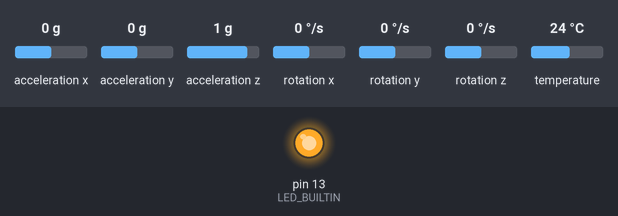
The sketch below on a simulated Arduino Uno, built with avr-gcc and run on an emulated ATmega328P. On the bench: output pins drawn as LEDs (lit = HIGH). Inputs (shaded band) come from the test bench; at power-on: acceleration x 0 g, acceleration y 0 g, acceleration z 1 g, rotation x 0 °/s, rotation y 0 °/s, rotation z 0 °/s, temperature 24 °C. What the sketch prints to the serial monitor is not drawn.

Above: at 1.2 s.
1.3 s: acceleration x set to -1.4 g
2.9 s: acceleration y set to -1.4 g
4.5 s: acceleration z set to -1.4 g
6.2 s: rotation x set to -192 °/s
Timing chart, 0 to 8.8 s (numbered marks = the images above; inputs shaded):
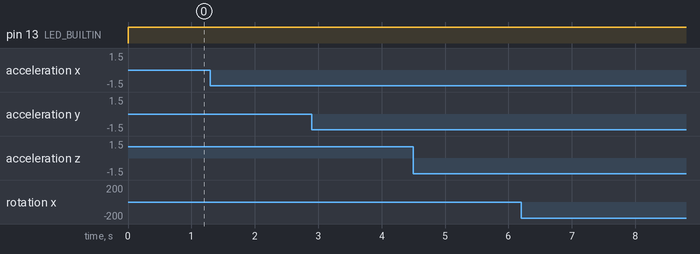

Measured:
- after the input at 1.3 s, every drawn part: stays the same
- after the input at 2.9 s, every drawn part: stays the same
- after the input at 4.5 s, every drawn part: stays the same
- after the input at 6.2 s, every drawn part: stays the same

The sketch:

seniorDesign2020_rev3.ino
```cpp
//******seniorDesignSp2021 Sensor Suite ON Board Sensor code*********
//Pupose: Using the AdaFruit Feather NRF5240 Sense board, the on board accelerometer/gryroscope (LSM6DS33) and the temperature sensors were manipulated to display
//specific readings. A red LED was indicated HIGH whenever the board was collecting data.
//REV3 inclusions: More commentary within the code, different method to gather on board sensor readings by creating an array

//--------------------------Variables and Libraries----------------------------------
#include <Adafruit_BMP280.h>
#include <LSM6.h>

Adafruit_BMP280 bmp280;   // Temperature Sensor
LSM6 lsm6ds33;   //Accelerometer and Gyroscope Sensor

float accel_x, accel_y, accel_z;
float gyro_x, gyro_y, gyro_z;
float temperature;

char report[80]; //Array of length 80

//--------------------------------SETUP-----------------------------------------------
void setup(void) {

  //Initialize LED
  pinMode(LED_BUILTIN, OUTPUT);

  //Set up serial communication
  Serial.begin(115200);
  while(!Serial)  //If the Serial console is not open, wait
    delay(10);

  //Initialization of sensors
  bmp280.begin(); //temperature sensor

  //Ensure that the gyroscope and accelerometer sensor has been detected
  //If not been detected, then wait for detection
  if(!lsm6ds33.init())
  {
    Serial.println("Failed to detect and initilize LSM6DS33!");
    while(1)
      delay(10);
  }
  lsm6ds33.enableDefault();


}

//-----------------------------------READING VALUES----------------------------------------------
void loop(void) {

  while(Serial){  //If the Serial console is open, start readings
    Serial.println("Data Stream output"); //Print the beginning message upon serial opening
    digitalWrite(LED_BUILTIN, HIGH);  //Turn LED on to indicate the start of sensors reading data

    //Grab temperature sensor data and convert to Fahrenheit
    temperature = bmp280.readTemperature();
    temperature = ((9/5)*(temperature))+32;
    Serial.print("Temperature: ");
    Serial.print(temperature);
    Serial.println(" F");

    //Grab Accel and gyroscope raw data and convert to logical data
    lsm6ds33.read(); //Takes a reading from both the accelerometer and gyro and stores the values in the vectors a and g
    snprintf(report, sizeof(report), "Accel: %6d %6d %6d    Gyro: %6d %6d %6d",
       lsm6ds33.a.x, lsm6ds33.a.y, lsm6ds33.a.z,
       lsm6ds33.g.x, lsm6ds33.g.y, lsm6ds33.g.z);
    Serial.println(report);
    Serial.println();  //Print linefeed

    delay(100);
  }

  while(!Serial){  //If the Serial console is not open, end readings
    digitalWrite(LED_BUILTIN, LOW);  //Turn LED off to indicate the end of sensors reading data
    Serial.end();

  }
}
```
